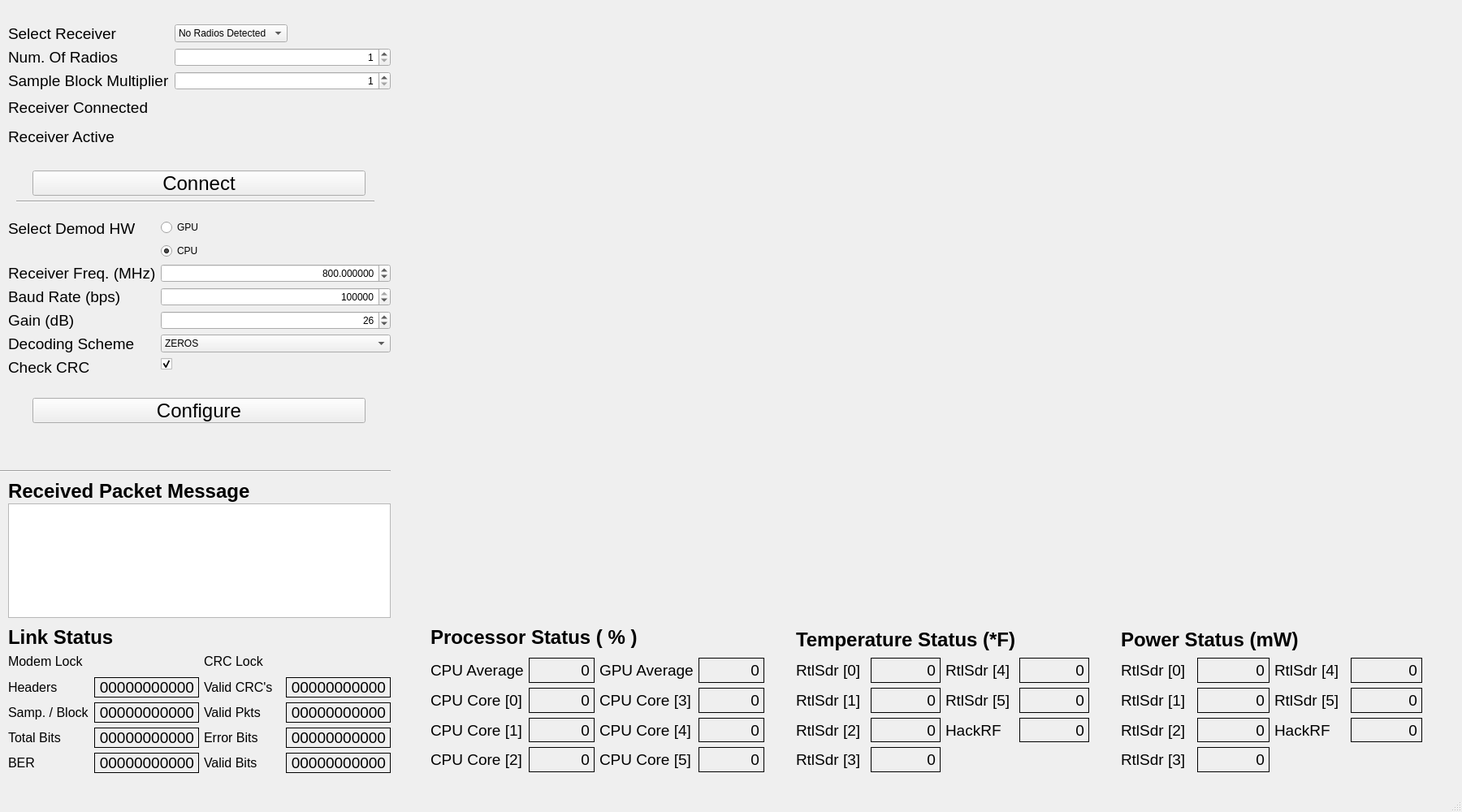
<?xml version="1.0" encoding="UTF-8"?>
<ui version="4.0">
 <class>RtlSdr_Receiver</class>
 <widget class="QMainWindow" name="RtlSdr_Receiver">
  <property name="geometry">
   <rect>
    <x>0</x>
    <y>0</y>
    <width>1800</width>
    <height>1000</height>
   </rect>
  </property>
  <property name="minimumSize">
   <size>
    <width>1800</width>
    <height>1000</height>
   </size>
  </property>
  <property name="maximumSize">
   <size>
    <width>1800</width>
    <height>1000</height>
   </size>
  </property>
  <property name="windowTitle">
   <string>RtlSdr_Receiver</string>
  </property>
  <widget class="QWidget" name="centralwidget">
   <widget class="QCustomPlot" name="m_CustomPlot" native="true">
    <property name="geometry">
     <rect>
      <x>490</x>
      <y>10</y>
      <width>1301</width>
      <height>751</height>
     </rect>
    </property>
    <property name="autoFillBackground">
     <bool>false</bool>
    </property>
   </widget>
   <widget class="QWidget" name="gridLayoutWidget">
    <property name="geometry">
     <rect>
      <x>10</x>
      <y>800</y>
      <width>471</width>
      <height>152</height>
     </rect>
    </property>
    <property name="font">
     <font>
      <pointsize>14</pointsize>
     </font>
    </property>
    <layout class="QGridLayout" name="gridLayout">
     <item row="4" column="3">
      <widget class="QLabel" name="m_good_bits">
       <property name="font">
        <font>
         <pointsize>14</pointsize>
        </font>
       </property>
       <property name="layoutDirection">
        <enum>Qt::RightToLeft</enum>
       </property>
       <property name="frameShape">
        <enum>QFrame::Box</enum>
       </property>
       <property name="text">
        <string>00000000000</string>
       </property>
       <property name="alignment">
        <set>Qt::AlignRight|Qt::AlignTrailing|Qt::AlignVCenter</set>
       </property>
      </widget>
     </item>
     <item row="4" column="1">
      <widget class="QLabel" name="m_ber">
       <property name="font">
        <font>
         <pointsize>14</pointsize>
        </font>
       </property>
       <property name="layoutDirection">
        <enum>Qt::RightToLeft</enum>
       </property>
       <property name="frameShape">
        <enum>QFrame::Box</enum>
       </property>
       <property name="text">
        <string>00000000000</string>
       </property>
       <property name="alignment">
        <set>Qt::AlignRight|Qt::AlignTrailing|Qt::AlignVCenter</set>
       </property>
      </widget>
     </item>
     <item row="1" column="2">
      <widget class="QLabel" name="label_13">
       <property name="font">
        <font>
         <pointsize>12</pointsize>
        </font>
       </property>
       <property name="text">
        <string>Valid CRC's</string>
       </property>
      </widget>
     </item>
     <item row="0" column="2">
      <widget class="QLabel" name="label_14">
       <property name="font">
        <font>
         <pointsize>12</pointsize>
        </font>
       </property>
       <property name="text">
        <string>CRC Lock</string>
       </property>
      </widget>
     </item>
     <item row="1" column="1">
      <widget class="QLabel" name="m_HeadersReceived">
       <property name="font">
        <font>
         <pointsize>14</pointsize>
        </font>
       </property>
       <property name="layoutDirection">
        <enum>Qt::RightToLeft</enum>
       </property>
       <property name="frameShape">
        <enum>QFrame::Box</enum>
       </property>
       <property name="text">
        <string>00000000000</string>
       </property>
       <property name="alignment">
        <set>Qt::AlignRight|Qt::AlignTrailing|Qt::AlignVCenter</set>
       </property>
      </widget>
     </item>
     <item row="0" column="3">
      <widget class="QtLight" name="m_ValidCRC" native="true">
       <property name="minimumSize">
        <size>
         <width>30</width>
         <height>30</height>
        </size>
       </property>
       <property name="maximumSize">
        <size>
         <width>30</width>
         <height>30</height>
        </size>
       </property>
       <property name="font">
        <font>
         <pointsize>14</pointsize>
        </font>
       </property>
       <property name="LightColor" stdset="0">
        <color>
         <red>0</red>
         <green>0</green>
         <blue>0</blue>
        </color>
       </property>
      </widget>
     </item>
     <item row="2" column="1">
      <widget class="QLabel" name="m_actual_samples_per_second">
       <property name="font">
        <font>
         <pointsize>14</pointsize>
        </font>
       </property>
       <property name="frameShape">
        <enum>QFrame::Box</enum>
       </property>
       <property name="text">
        <string>00000000000</string>
       </property>
       <property name="alignment">
        <set>Qt::AlignRight|Qt::AlignTrailing|Qt::AlignVCenter</set>
       </property>
      </widget>
     </item>
     <item row="3" column="2">
      <widget class="QLabel" name="label_18">
       <property name="font">
        <font>
         <pointsize>12</pointsize>
        </font>
       </property>
       <property name="text">
        <string>Error Bits</string>
       </property>
      </widget>
     </item>
     <item row="3" column="1">
      <widget class="QLabel" name="m_actual_bits_per_second">
       <property name="font">
        <font>
         <pointsize>14</pointsize>
        </font>
       </property>
       <property name="frameShape">
        <enum>QFrame::Box</enum>
       </property>
       <property name="text">
        <string>00000000000</string>
       </property>
       <property name="alignment">
        <set>Qt::AlignRight|Qt::AlignTrailing|Qt::AlignVCenter</set>
       </property>
      </widget>
     </item>
     <item row="1" column="0">
      <widget class="QLabel" name="label_12">
       <property name="font">
        <font>
         <pointsize>12</pointsize>
        </font>
       </property>
       <property name="text">
        <string>Headers</string>
       </property>
      </widget>
     </item>
     <item row="2" column="3">
      <widget class="QLabel" name="m_num_pkts_recieved">
       <property name="font">
        <font>
         <pointsize>14</pointsize>
        </font>
       </property>
       <property name="layoutDirection">
        <enum>Qt::RightToLeft</enum>
       </property>
       <property name="frameShape">
        <enum>QFrame::Box</enum>
       </property>
       <property name="text">
        <string>00000000000</string>
       </property>
       <property name="alignment">
        <set>Qt::AlignRight|Qt::AlignTrailing|Qt::AlignVCenter</set>
       </property>
      </widget>
     </item>
     <item row="2" column="2">
      <widget class="QLabel" name="label_11">
       <property name="font">
        <font>
         <pointsize>12</pointsize>
        </font>
       </property>
       <property name="text">
        <string>Valid Pkts</string>
       </property>
      </widget>
     </item>
     <item row="1" column="3">
      <widget class="QLabel" name="m_valid_CRCs">
       <property name="font">
        <font>
         <pointsize>14</pointsize>
        </font>
       </property>
       <property name="layoutDirection">
        <enum>Qt::RightToLeft</enum>
       </property>
       <property name="frameShape">
        <enum>QFrame::Box</enum>
       </property>
       <property name="text">
        <string>00000000000</string>
       </property>
       <property name="alignment">
        <set>Qt::AlignRight|Qt::AlignTrailing|Qt::AlignVCenter</set>
       </property>
      </widget>
     </item>
     <item row="4" column="2">
      <widget class="QLabel" name="label_19">
       <property name="font">
        <font>
         <pointsize>12</pointsize>
        </font>
       </property>
       <property name="text">
        <string>Valid Bits</string>
       </property>
      </widget>
     </item>
     <item row="3" column="3">
      <widget class="QLabel" name="m_invalid_bits">
       <property name="font">
        <font>
         <pointsize>14</pointsize>
        </font>
       </property>
       <property name="layoutDirection">
        <enum>Qt::RightToLeft</enum>
       </property>
       <property name="frameShape">
        <enum>QFrame::Box</enum>
       </property>
       <property name="text">
        <string>00000000000</string>
       </property>
       <property name="alignment">
        <set>Qt::AlignRight|Qt::AlignTrailing|Qt::AlignVCenter</set>
       </property>
      </widget>
     </item>
     <item row="0" column="1">
      <widget class="QtLight" name="m_ModemLock" native="true">
       <property name="minimumSize">
        <size>
         <width>30</width>
         <height>30</height>
        </size>
       </property>
       <property name="maximumSize">
        <size>
         <width>30</width>
         <height>30</height>
        </size>
       </property>
       <property name="font">
        <font>
         <pointsize>14</pointsize>
        </font>
       </property>
       <property name="LightColor" stdset="0">
        <color>
         <red>0</red>
         <green>0</green>
         <blue>0</blue>
        </color>
       </property>
      </widget>
     </item>
     <item row="3" column="0">
      <widget class="QLabel" name="label_10">
       <property name="font">
        <font>
         <pointsize>12</pointsize>
        </font>
       </property>
       <property name="text">
        <string>Total Bits</string>
       </property>
      </widget>
     </item>
     <item row="2" column="0">
      <widget class="QLabel" name="label_15">
       <property name="font">
        <font>
         <pointsize>12</pointsize>
        </font>
       </property>
       <property name="text">
        <string>Samp. / Block</string>
       </property>
      </widget>
     </item>
     <item row="0" column="0">
      <widget class="QLabel" name="label_9">
       <property name="font">
        <font>
         <pointsize>12</pointsize>
        </font>
       </property>
       <property name="text">
        <string>Modem Lock</string>
       </property>
      </widget>
     </item>
     <item row="4" column="0">
      <widget class="QLabel" name="label_20">
       <property name="font">
        <font>
         <pointsize>12</pointsize>
        </font>
       </property>
       <property name="text">
        <string>BER</string>
       </property>
      </widget>
     </item>
    </layout>
   </widget>
   <widget class="QPushButton" name="pushButton">
    <property name="geometry">
     <rect>
      <x>40</x>
      <y>490</y>
      <width>410</width>
      <height>31</height>
     </rect>
    </property>
    <property name="sizePolicy">
     <sizepolicy hsizetype="Minimum" vsizetype="Fixed">
      <horstretch>181</horstretch>
      <verstretch>41</verstretch>
     </sizepolicy>
    </property>
    <property name="minimumSize">
     <size>
      <width>410</width>
      <height>31</height>
     </size>
    </property>
    <property name="maximumSize">
     <size>
      <width>410</width>
      <height>31</height>
     </size>
    </property>
    <property name="font">
     <font>
      <pointsize>18</pointsize>
     </font>
    </property>
    <property name="text">
     <string>Configure</string>
    </property>
   </widget>
   <widget class="QWidget" name="gridLayoutWidget_2">
    <property name="geometry">
     <rect>
      <x>10</x>
      <y>270</y>
      <width>471</width>
      <height>211</height>
     </rect>
    </property>
    <layout class="QFormLayout" name="formLayout">
     <item row="0" column="0">
      <widget class="QLabel" name="label_17">
       <property name="font">
        <font>
         <pointsize>14</pointsize>
        </font>
       </property>
       <property name="text">
        <string>Select Demod HW</string>
       </property>
      </widget>
     </item>
     <item row="0" column="1">
      <widget class="QRadioButton" name="m_rb_GPU">
       <property name="layoutDirection">
        <enum>Qt::LeftToRight</enum>
       </property>
       <property name="text">
        <string>GPU</string>
       </property>
       <property name="checked">
        <bool>false</bool>
       </property>
       <attribute name="buttonGroup">
        <string notr="true">buttonGroup</string>
       </attribute>
      </widget>
     </item>
     <item row="1" column="1">
      <widget class="QRadioButton" name="m_rb_CPU">
       <property name="layoutDirection">
        <enum>Qt::LeftToRight</enum>
       </property>
       <property name="text">
        <string>CPU</string>
       </property>
       <property name="checked">
        <bool>true</bool>
       </property>
       <attribute name="buttonGroup">
        <string notr="true">buttonGroup</string>
       </attribute>
      </widget>
     </item>
     <item row="2" column="0">
      <widget class="QLabel" name="label_3">
       <property name="font">
        <font>
         <pointsize>14</pointsize>
        </font>
       </property>
       <property name="text">
        <string>Receiver Freq. (MHz)</string>
       </property>
      </widget>
     </item>
     <item row="2" column="1">
      <widget class="QDoubleSpinBox" name="m_freq">
       <property name="alignment">
        <set>Qt::AlignRight|Qt::AlignTrailing|Qt::AlignVCenter</set>
       </property>
       <property name="decimals">
        <number>6</number>
       </property>
       <property name="minimum">
        <double>10.000000000000000</double>
       </property>
       <property name="maximum">
        <double>6000.000000000000000</double>
       </property>
       <property name="singleStep">
        <double>0.100000000000000</double>
       </property>
       <property name="value">
        <double>800.000000000000000</double>
       </property>
      </widget>
     </item>
     <item row="3" column="0">
      <widget class="QLabel" name="label_4">
       <property name="font">
        <font>
         <pointsize>14</pointsize>
        </font>
       </property>
       <property name="text">
        <string>Baud Rate (bps)</string>
       </property>
      </widget>
     </item>
     <item row="3" column="1">
      <widget class="QDoubleSpinBox" name="m_bps">
       <property name="alignment">
        <set>Qt::AlignRight|Qt::AlignTrailing|Qt::AlignVCenter</set>
       </property>
       <property name="decimals">
        <number>0</number>
       </property>
       <property name="minimum">
        <double>1.000000000000000</double>
       </property>
       <property name="maximum">
        <double>10000000.000000000000000</double>
       </property>
       <property name="value">
        <double>100000.000000000000000</double>
       </property>
      </widget>
     </item>
     <item row="4" column="0">
      <widget class="QLabel" name="label_5">
       <property name="font">
        <font>
         <pointsize>14</pointsize>
        </font>
       </property>
       <property name="text">
        <string>Gain (dB)</string>
       </property>
      </widget>
     </item>
     <item row="4" column="1">
      <widget class="QDoubleSpinBox" name="m_gain">
       <property name="alignment">
        <set>Qt::AlignRight|Qt::AlignTrailing|Qt::AlignVCenter</set>
       </property>
       <property name="decimals">
        <number>0</number>
       </property>
       <property name="maximum">
        <double>47.000000000000000</double>
       </property>
       <property name="value">
        <double>26.000000000000000</double>
       </property>
      </widget>
     </item>
     <item row="5" column="0">
      <widget class="QLabel" name="label_6">
       <property name="font">
        <font>
         <pointsize>14</pointsize>
        </font>
       </property>
       <property name="text">
        <string>Decoding Scheme</string>
       </property>
      </widget>
     </item>
     <item row="5" column="1">
      <widget class="QComboBox" name="m_decoding_scheme">
       <property name="currentText">
        <string>AM</string>
       </property>
       <item>
        <property name="text">
         <string>ZEROS</string>
        </property>
       </item>
       <item>
        <property name="text">
         <string>ONES</string>
        </property>
       </item>
       <item>
        <property name="text">
         <string>AM</string>
        </property>
       </item>
       <item>
        <property name="text">
         <string>FM</string>
        </property>
       </item>
       <item>
        <property name="text">
         <string>BPSK</string>
        </property>
       </item>
       <item>
        <property name="text">
         <string>QPSK</string>
        </property>
       </item>
      </widget>
     </item>
     <item row="6" column="0">
      <widget class="QLabel" name="label_7">
       <property name="font">
        <font>
         <pointsize>14</pointsize>
        </font>
       </property>
       <property name="text">
        <string>Check CRC</string>
       </property>
      </widget>
     </item>
     <item row="6" column="1">
      <widget class="QCheckBox" name="m_check_crc">
       <property name="layoutDirection">
        <enum>Qt::LeftToRight</enum>
       </property>
       <property name="text">
        <string/>
       </property>
       <property name="checked">
        <bool>true</bool>
       </property>
      </widget>
     </item>
    </layout>
   </widget>
   <widget class="Line" name="line">
    <property name="geometry">
     <rect>
      <x>0</x>
      <y>570</y>
      <width>481</width>
      <height>21</height>
     </rect>
    </property>
    <property name="orientation">
     <enum>Qt::Horizontal</enum>
    </property>
   </widget>
   <widget class="QWidget" name="formLayoutWidget">
    <property name="geometry">
     <rect>
      <x>10</x>
      <y>30</y>
      <width>471</width>
      <height>170</height>
     </rect>
    </property>
    <layout class="QFormLayout" name="formLayout_2">
     <item row="0" column="0">
      <widget class="QLabel" name="label_8">
       <property name="font">
        <font>
         <pointsize>14</pointsize>
        </font>
       </property>
       <property name="layoutDirection">
        <enum>Qt::LeftToRight</enum>
       </property>
       <property name="text">
        <string>Select Receiver</string>
       </property>
      </widget>
     </item>
     <item row="0" column="1">
      <widget class="QComboBox" name="m_radio_list">
       <property name="sizePolicy">
        <sizepolicy hsizetype="Fixed" vsizetype="Fixed">
         <horstretch>0</horstretch>
         <verstretch>0</verstretch>
        </sizepolicy>
       </property>
       <property name="minimumSize">
        <size>
         <width>0</width>
         <height>0</height>
        </size>
       </property>
       <item>
        <property name="text">
         <string>No Radios Detected</string>
        </property>
       </item>
      </widget>
     </item>
     <item row="2" column="0">
      <widget class="QLabel" name="label_16">
       <property name="font">
        <font>
         <pointsize>14</pointsize>
        </font>
       </property>
       <property name="layoutDirection">
        <enum>Qt::LeftToRight</enum>
       </property>
       <property name="text">
        <string>Sample Block Multiplier</string>
       </property>
      </widget>
     </item>
     <item row="2" column="1">
      <widget class="QDoubleSpinBox" name="m_sample_block_multiplier">
       <property name="alignment">
        <set>Qt::AlignRight|Qt::AlignTrailing|Qt::AlignVCenter</set>
       </property>
       <property name="decimals">
        <number>0</number>
       </property>
       <property name="minimum">
        <double>1.000000000000000</double>
       </property>
       <property name="maximum">
        <double>100.000000000000000</double>
       </property>
       <property name="value">
        <double>1.000000000000000</double>
       </property>
      </widget>
     </item>
     <item row="3" column="1">
      <widget class="QtLight" name="m_ReceiverConnected" native="true">
       <property name="minimumSize">
        <size>
         <width>30</width>
         <height>30</height>
        </size>
       </property>
       <property name="maximumSize">
        <size>
         <width>30</width>
         <height>30</height>
        </size>
       </property>
       <property name="LightColor" stdset="0">
        <color>
         <red>0</red>
         <green>0</green>
         <blue>0</blue>
        </color>
       </property>
      </widget>
     </item>
     <item row="3" column="0">
      <widget class="QLabel" name="label_2">
       <property name="font">
        <font>
         <pointsize>14</pointsize>
        </font>
       </property>
       <property name="layoutDirection">
        <enum>Qt::LeftToRight</enum>
       </property>
       <property name="text">
        <string>Receiver Connected</string>
       </property>
      </widget>
     </item>
     <item row="4" column="1">
      <widget class="QtLight" name="m_ReceiverActive" native="true">
       <property name="minimumSize">
        <size>
         <width>30</width>
         <height>30</height>
        </size>
       </property>
       <property name="maximumSize">
        <size>
         <width>30</width>
         <height>30</height>
        </size>
       </property>
       <property name="LightColor" stdset="0">
        <color>
         <red>0</red>
         <green>0</green>
         <blue>0</blue>
        </color>
       </property>
      </widget>
     </item>
     <item row="4" column="0">
      <widget class="QLabel" name="label_48">
       <property name="font">
        <font>
         <pointsize>14</pointsize>
        </font>
       </property>
       <property name="layoutDirection">
        <enum>Qt::LeftToRight</enum>
       </property>
       <property name="text">
        <string>Receiver Active</string>
       </property>
      </widget>
     </item>
     <item row="1" column="1">
      <widget class="QDoubleSpinBox" name="m_num_radios_to_activate">
       <property name="alignment">
        <set>Qt::AlignRight|Qt::AlignTrailing|Qt::AlignVCenter</set>
       </property>
       <property name="decimals">
        <number>0</number>
       </property>
       <property name="minimum">
        <double>1.000000000000000</double>
       </property>
       <property name="maximum">
        <double>100.000000000000000</double>
       </property>
       <property name="value">
        <double>1.000000000000000</double>
       </property>
      </widget>
     </item>
     <item row="1" column="0">
      <widget class="QLabel" name="label_49">
       <property name="font">
        <font>
         <pointsize>14</pointsize>
        </font>
       </property>
       <property name="layoutDirection">
        <enum>Qt::LeftToRight</enum>
       </property>
       <property name="text">
        <string>Num. Of Radios</string>
       </property>
      </widget>
     </item>
    </layout>
   </widget>
   <widget class="Line" name="line_2">
    <property name="geometry">
     <rect>
      <x>20</x>
      <y>240</y>
      <width>441</width>
      <height>16</height>
     </rect>
    </property>
    <property name="orientation">
     <enum>Qt::Horizontal</enum>
    </property>
   </widget>
   <widget class="QPushButton" name="pushButton_2">
    <property name="geometry">
     <rect>
      <x>40</x>
      <y>210</y>
      <width>410</width>
      <height>31</height>
     </rect>
    </property>
    <property name="sizePolicy">
     <sizepolicy hsizetype="Minimum" vsizetype="Fixed">
      <horstretch>181</horstretch>
      <verstretch>41</verstretch>
     </sizepolicy>
    </property>
    <property name="minimumSize">
     <size>
      <width>410</width>
      <height>31</height>
     </size>
    </property>
    <property name="maximumSize">
     <size>
      <width>410</width>
      <height>31</height>
     </size>
    </property>
    <property name="font">
     <font>
      <pointsize>18</pointsize>
     </font>
    </property>
    <property name="text">
     <string>Connect</string>
    </property>
   </widget>
   <widget class="QPlainTextEdit" name="m_data_msg">
    <property name="geometry">
     <rect>
      <x>10</x>
      <y>620</y>
      <width>471</width>
      <height>141</height>
     </rect>
    </property>
    <property name="verticalScrollBarPolicy">
     <enum>Qt::ScrollBarAsNeeded</enum>
    </property>
    <property name="horizontalScrollBarPolicy">
     <enum>Qt::ScrollBarAsNeeded</enum>
    </property>
    <property name="readOnly">
     <bool>true</bool>
    </property>
   </widget>
   <widget class="QWidget" name="gridLayoutWidget_4">
    <property name="geometry">
     <rect>
      <x>530</x>
      <y>810</y>
      <width>411</width>
      <height>141</height>
     </rect>
    </property>
    <property name="font">
     <font>
      <pointsize>14</pointsize>
     </font>
    </property>
    <layout class="QGridLayout" name="gridLayout_3">
     <item row="1" column="1">
      <widget class="QLabel" name="m_core_0">
       <property name="font">
        <font>
         <pointsize>14</pointsize>
        </font>
       </property>
       <property name="layoutDirection">
        <enum>Qt::RightToLeft</enum>
       </property>
       <property name="frameShape">
        <enum>QFrame::Box</enum>
       </property>
       <property name="text">
        <string>0</string>
       </property>
       <property name="alignment">
        <set>Qt::AlignRight|Qt::AlignTrailing|Qt::AlignVCenter</set>
       </property>
      </widget>
     </item>
     <item row="2" column="1">
      <widget class="QLabel" name="m_core_1">
       <property name="font">
        <font>
         <pointsize>14</pointsize>
        </font>
       </property>
       <property name="frameShape">
        <enum>QFrame::Box</enum>
       </property>
       <property name="text">
        <string>0</string>
       </property>
       <property name="alignment">
        <set>Qt::AlignRight|Qt::AlignTrailing|Qt::AlignVCenter</set>
       </property>
      </widget>
     </item>
     <item row="3" column="1">
      <widget class="QLabel" name="m_core_2">
       <property name="font">
        <font>
         <pointsize>14</pointsize>
        </font>
       </property>
       <property name="frameShape">
        <enum>QFrame::Box</enum>
       </property>
       <property name="text">
        <string>0</string>
       </property>
       <property name="alignment">
        <set>Qt::AlignRight|Qt::AlignTrailing|Qt::AlignVCenter</set>
       </property>
      </widget>
     </item>
     <item row="1" column="0">
      <widget class="QLabel" name="label_28">
       <property name="font">
        <font>
         <pointsize>14</pointsize>
        </font>
       </property>
       <property name="text">
        <string>CPU Core [0]</string>
       </property>
      </widget>
     </item>
     <item row="2" column="0">
      <widget class="QLabel" name="label_24">
       <property name="font">
        <font>
         <pointsize>14</pointsize>
        </font>
       </property>
       <property name="text">
        <string>CPU Core [1]</string>
       </property>
      </widget>
     </item>
     <item row="0" column="2">
      <widget class="QLabel" name="label_32">
       <property name="font">
        <font>
         <pointsize>14</pointsize>
        </font>
       </property>
       <property name="text">
        <string>GPU Average</string>
       </property>
      </widget>
     </item>
     <item row="2" column="2">
      <widget class="QLabel" name="label_33">
       <property name="font">
        <font>
         <pointsize>14</pointsize>
        </font>
       </property>
       <property name="text">
        <string>CPU Core [4]</string>
       </property>
      </widget>
     </item>
     <item row="0" column="0">
      <widget class="QLabel" name="label_25">
       <property name="font">
        <font>
         <pointsize>14</pointsize>
        </font>
       </property>
       <property name="text">
        <string>CPU Average</string>
       </property>
      </widget>
     </item>
     <item row="1" column="3">
      <widget class="QLabel" name="m_core_3">
       <property name="font">
        <font>
         <pointsize>14</pointsize>
        </font>
       </property>
       <property name="layoutDirection">
        <enum>Qt::RightToLeft</enum>
       </property>
       <property name="frameShape">
        <enum>QFrame::Box</enum>
       </property>
       <property name="text">
        <string>0</string>
       </property>
       <property name="alignment">
        <set>Qt::AlignRight|Qt::AlignTrailing|Qt::AlignVCenter</set>
       </property>
      </widget>
     </item>
     <item row="2" column="3">
      <widget class="QLabel" name="m_core_4">
       <property name="font">
        <font>
         <pointsize>14</pointsize>
        </font>
       </property>
       <property name="layoutDirection">
        <enum>Qt::RightToLeft</enum>
       </property>
       <property name="frameShape">
        <enum>QFrame::Box</enum>
       </property>
       <property name="text">
        <string>0</string>
       </property>
       <property name="alignment">
        <set>Qt::AlignRight|Qt::AlignTrailing|Qt::AlignVCenter</set>
       </property>
      </widget>
     </item>
     <item row="3" column="0">
      <widget class="QLabel" name="label_34">
       <property name="font">
        <font>
         <pointsize>14</pointsize>
        </font>
       </property>
       <property name="text">
        <string>CPU Core [2]</string>
       </property>
      </widget>
     </item>
     <item row="1" column="2">
      <widget class="QLabel" name="label_35">
       <property name="font">
        <font>
         <pointsize>14</pointsize>
        </font>
       </property>
       <property name="text">
        <string>CPU Core [3]</string>
       </property>
      </widget>
     </item>
     <item row="0" column="1">
      <widget class="QLabel" name="m_cpu_average">
       <property name="font">
        <font>
         <pointsize>14</pointsize>
        </font>
       </property>
       <property name="layoutDirection">
        <enum>Qt::RightToLeft</enum>
       </property>
       <property name="frameShape">
        <enum>QFrame::Box</enum>
       </property>
       <property name="text">
        <string>0</string>
       </property>
       <property name="alignment">
        <set>Qt::AlignRight|Qt::AlignTrailing|Qt::AlignVCenter</set>
       </property>
      </widget>
     </item>
     <item row="0" column="3">
      <widget class="QLabel" name="m_gpu_average">
       <property name="font">
        <font>
         <pointsize>14</pointsize>
        </font>
       </property>
       <property name="layoutDirection">
        <enum>Qt::RightToLeft</enum>
       </property>
       <property name="frameShape">
        <enum>QFrame::Box</enum>
       </property>
       <property name="text">
        <string>0</string>
       </property>
       <property name="alignment">
        <set>Qt::AlignRight|Qt::AlignTrailing|Qt::AlignVCenter</set>
       </property>
      </widget>
     </item>
     <item row="3" column="2">
      <widget class="QLabel" name="label_36">
       <property name="font">
        <font>
         <pointsize>14</pointsize>
        </font>
       </property>
       <property name="text">
        <string>CPU Core [5]</string>
       </property>
      </widget>
     </item>
     <item row="3" column="3">
      <widget class="QLabel" name="m_core_5">
       <property name="font">
        <font>
         <pointsize>14</pointsize>
        </font>
       </property>
       <property name="layoutDirection">
        <enum>Qt::RightToLeft</enum>
       </property>
       <property name="frameShape">
        <enum>QFrame::Box</enum>
       </property>
       <property name="text">
        <string>0</string>
       </property>
       <property name="alignment">
        <set>Qt::AlignRight|Qt::AlignTrailing|Qt::AlignVCenter</set>
       </property>
      </widget>
     </item>
    </layout>
   </widget>
   <widget class="QLabel" name="label">
    <property name="geometry">
     <rect>
      <x>10</x>
      <y>770</y>
      <width>151</width>
      <height>31</height>
     </rect>
    </property>
    <property name="text">
     <string>&lt;html&gt;&lt;head/&gt;&lt;body&gt;&lt;p&gt;&lt;span style=&quot; font-size:18pt; font-weight:600;&quot;&gt;Link Status&lt;/span&gt;&lt;/p&gt;&lt;/body&gt;&lt;/html&gt;</string>
    </property>
   </widget>
   <widget class="QLabel" name="label_37">
    <property name="geometry">
     <rect>
      <x>980</x>
      <y>773</y>
      <width>291</width>
      <height>31</height>
     </rect>
    </property>
    <property name="text">
     <string>&lt;html&gt;&lt;head/&gt;&lt;body&gt;&lt;p&gt;&lt;span style=&quot; font-size:18pt; font-weight:600;&quot;&gt;Temperature Status (*F)&lt;/span&gt;&lt;/p&gt;&lt;/body&gt;&lt;/html&gt;</string>
    </property>
   </widget>
   <widget class="QWidget" name="gridLayoutWidget_3">
    <property name="geometry">
     <rect>
      <x>980</x>
      <y>810</y>
      <width>361</width>
      <height>141</height>
     </rect>
    </property>
    <property name="font">
     <font>
      <pointsize>14</pointsize>
     </font>
    </property>
    <layout class="QGridLayout" name="gridLayout_2">
     <item row="1" column="1">
      <widget class="QLabel" name="m_temp_rtlsdr_1">
       <property name="font">
        <font>
         <pointsize>14</pointsize>
        </font>
       </property>
       <property name="layoutDirection">
        <enum>Qt::RightToLeft</enum>
       </property>
       <property name="frameShape">
        <enum>QFrame::Box</enum>
       </property>
       <property name="text">
        <string>0</string>
       </property>
       <property name="alignment">
        <set>Qt::AlignRight|Qt::AlignTrailing|Qt::AlignVCenter</set>
       </property>
      </widget>
     </item>
     <item row="2" column="1">
      <widget class="QLabel" name="m_temp_rtlsdr_2">
       <property name="font">
        <font>
         <pointsize>14</pointsize>
        </font>
       </property>
       <property name="frameShape">
        <enum>QFrame::Box</enum>
       </property>
       <property name="text">
        <string>0</string>
       </property>
       <property name="alignment">
        <set>Qt::AlignRight|Qt::AlignTrailing|Qt::AlignVCenter</set>
       </property>
      </widget>
     </item>
     <item row="3" column="1">
      <widget class="QLabel" name="m_temp_rtlsdr_3">
       <property name="font">
        <font>
         <pointsize>14</pointsize>
        </font>
       </property>
       <property name="frameShape">
        <enum>QFrame::Box</enum>
       </property>
       <property name="text">
        <string>0</string>
       </property>
       <property name="alignment">
        <set>Qt::AlignRight|Qt::AlignTrailing|Qt::AlignVCenter</set>
       </property>
      </widget>
     </item>
     <item row="1" column="0">
      <widget class="QLabel" name="label_26">
       <property name="font">
        <font>
         <pointsize>14</pointsize>
        </font>
       </property>
       <property name="text">
        <string>RtlSdr [1]</string>
       </property>
      </widget>
     </item>
     <item row="2" column="0">
      <widget class="QLabel" name="label_22">
       <property name="font">
        <font>
         <pointsize>14</pointsize>
        </font>
       </property>
       <property name="text">
        <string>RtlSdr [2]</string>
       </property>
      </widget>
     </item>
     <item row="0" column="2">
      <widget class="QLabel" name="label_31">
       <property name="font">
        <font>
         <pointsize>14</pointsize>
        </font>
       </property>
       <property name="text">
        <string>RtlSdr [4]</string>
       </property>
      </widget>
     </item>
     <item row="2" column="2">
      <widget class="QLabel" name="label_27">
       <property name="font">
        <font>
         <pointsize>14</pointsize>
        </font>
       </property>
       <property name="text">
        <string>HackRF</string>
       </property>
      </widget>
     </item>
     <item row="0" column="0">
      <widget class="QLabel" name="label_23">
       <property name="font">
        <font>
         <pointsize>14</pointsize>
        </font>
       </property>
       <property name="text">
        <string>RtlSdr [0]</string>
       </property>
      </widget>
     </item>
     <item row="1" column="3">
      <widget class="QLabel" name="m_temp_rtlsdr_5">
       <property name="font">
        <font>
         <pointsize>14</pointsize>
        </font>
       </property>
       <property name="layoutDirection">
        <enum>Qt::RightToLeft</enum>
       </property>
       <property name="frameShape">
        <enum>QFrame::Box</enum>
       </property>
       <property name="text">
        <string>0</string>
       </property>
       <property name="alignment">
        <set>Qt::AlignRight|Qt::AlignTrailing|Qt::AlignVCenter</set>
       </property>
      </widget>
     </item>
     <item row="2" column="3">
      <widget class="QLabel" name="m_temp_hackrf">
       <property name="font">
        <font>
         <pointsize>14</pointsize>
        </font>
       </property>
       <property name="layoutDirection">
        <enum>Qt::RightToLeft</enum>
       </property>
       <property name="frameShape">
        <enum>QFrame::Box</enum>
       </property>
       <property name="text">
        <string>0</string>
       </property>
       <property name="alignment">
        <set>Qt::AlignRight|Qt::AlignTrailing|Qt::AlignVCenter</set>
       </property>
      </widget>
     </item>
     <item row="3" column="0">
      <widget class="QLabel" name="label_29">
       <property name="font">
        <font>
         <pointsize>14</pointsize>
        </font>
       </property>
       <property name="text">
        <string>RtlSdr [3]</string>
       </property>
      </widget>
     </item>
     <item row="1" column="2">
      <widget class="QLabel" name="label_30">
       <property name="font">
        <font>
         <pointsize>14</pointsize>
        </font>
       </property>
       <property name="text">
        <string>RtlSdr [5]</string>
       </property>
      </widget>
     </item>
     <item row="0" column="1">
      <widget class="QLabel" name="m_temp_rtlsdr_0">
       <property name="font">
        <font>
         <pointsize>14</pointsize>
        </font>
       </property>
       <property name="layoutDirection">
        <enum>Qt::RightToLeft</enum>
       </property>
       <property name="frameShape">
        <enum>QFrame::Box</enum>
       </property>
       <property name="text">
        <string>0</string>
       </property>
       <property name="alignment">
        <set>Qt::AlignRight|Qt::AlignTrailing|Qt::AlignVCenter</set>
       </property>
      </widget>
     </item>
     <item row="0" column="3">
      <widget class="QLabel" name="m_temp_rtlsdr_4">
       <property name="font">
        <font>
         <pointsize>14</pointsize>
        </font>
       </property>
       <property name="layoutDirection">
        <enum>Qt::RightToLeft</enum>
       </property>
       <property name="frameShape">
        <enum>QFrame::Box</enum>
       </property>
       <property name="text">
        <string>0</string>
       </property>
       <property name="alignment">
        <set>Qt::AlignRight|Qt::AlignTrailing|Qt::AlignVCenter</set>
       </property>
      </widget>
     </item>
    </layout>
   </widget>
   <widget class="QLabel" name="label_38">
    <property name="geometry">
     <rect>
      <x>1380</x>
      <y>773</y>
      <width>241</width>
      <height>31</height>
     </rect>
    </property>
    <property name="text">
     <string>&lt;html&gt;&lt;head/&gt;&lt;body&gt;&lt;p&gt;&lt;span style=&quot; font-size:18pt; font-weight:600;&quot;&gt;Power Status (mW)&lt;/span&gt;&lt;/p&gt;&lt;/body&gt;&lt;/html&gt;</string>
    </property>
   </widget>
   <widget class="QWidget" name="gridLayoutWidget_5">
    <property name="geometry">
     <rect>
      <x>1380</x>
      <y>810</y>
      <width>371</width>
      <height>141</height>
     </rect>
    </property>
    <property name="font">
     <font>
      <pointsize>14</pointsize>
     </font>
    </property>
    <layout class="QGridLayout" name="gridLayout_4">
     <item row="1" column="1">
      <widget class="QLabel" name="m_power_rtlsdr_1">
       <property name="font">
        <font>
         <pointsize>14</pointsize>
        </font>
       </property>
       <property name="layoutDirection">
        <enum>Qt::RightToLeft</enum>
       </property>
       <property name="frameShape">
        <enum>QFrame::Box</enum>
       </property>
       <property name="text">
        <string>0</string>
       </property>
       <property name="alignment">
        <set>Qt::AlignRight|Qt::AlignTrailing|Qt::AlignVCenter</set>
       </property>
      </widget>
     </item>
     <item row="2" column="1">
      <widget class="QLabel" name="m_power_rtlsdr_2">
       <property name="font">
        <font>
         <pointsize>14</pointsize>
        </font>
       </property>
       <property name="frameShape">
        <enum>QFrame::Box</enum>
       </property>
       <property name="text">
        <string>0</string>
       </property>
       <property name="alignment">
        <set>Qt::AlignRight|Qt::AlignTrailing|Qt::AlignVCenter</set>
       </property>
      </widget>
     </item>
     <item row="3" column="1">
      <widget class="QLabel" name="m_power_rtlsdr_3">
       <property name="font">
        <font>
         <pointsize>14</pointsize>
        </font>
       </property>
       <property name="frameShape">
        <enum>QFrame::Box</enum>
       </property>
       <property name="text">
        <string>0</string>
       </property>
       <property name="alignment">
        <set>Qt::AlignRight|Qt::AlignTrailing|Qt::AlignVCenter</set>
       </property>
      </widget>
     </item>
     <item row="1" column="0">
      <widget class="QLabel" name="label_39">
       <property name="font">
        <font>
         <pointsize>14</pointsize>
        </font>
       </property>
       <property name="text">
        <string>RtlSdr [1]</string>
       </property>
      </widget>
     </item>
     <item row="2" column="0">
      <widget class="QLabel" name="label_40">
       <property name="font">
        <font>
         <pointsize>14</pointsize>
        </font>
       </property>
       <property name="text">
        <string>RtlSdr [2]</string>
       </property>
      </widget>
     </item>
     <item row="0" column="2">
      <widget class="QLabel" name="label_41">
       <property name="font">
        <font>
         <pointsize>14</pointsize>
        </font>
       </property>
       <property name="text">
        <string>RtlSdr [4]</string>
       </property>
      </widget>
     </item>
     <item row="2" column="2">
      <widget class="QLabel" name="label_42">
       <property name="font">
        <font>
         <pointsize>14</pointsize>
        </font>
       </property>
       <property name="text">
        <string>HackRF</string>
       </property>
      </widget>
     </item>
     <item row="0" column="0">
      <widget class="QLabel" name="label_43">
       <property name="font">
        <font>
         <pointsize>14</pointsize>
        </font>
       </property>
       <property name="text">
        <string>RtlSdr [0]</string>
       </property>
      </widget>
     </item>
     <item row="1" column="3">
      <widget class="QLabel" name="m_power_rtlsdr_5">
       <property name="font">
        <font>
         <pointsize>14</pointsize>
        </font>
       </property>
       <property name="layoutDirection">
        <enum>Qt::RightToLeft</enum>
       </property>
       <property name="frameShape">
        <enum>QFrame::Box</enum>
       </property>
       <property name="text">
        <string>0</string>
       </property>
       <property name="alignment">
        <set>Qt::AlignRight|Qt::AlignTrailing|Qt::AlignVCenter</set>
       </property>
      </widget>
     </item>
     <item row="2" column="3">
      <widget class="QLabel" name="m_power_hackrf">
       <property name="font">
        <font>
         <pointsize>14</pointsize>
        </font>
       </property>
       <property name="layoutDirection">
        <enum>Qt::RightToLeft</enum>
       </property>
       <property name="frameShape">
        <enum>QFrame::Box</enum>
       </property>
       <property name="text">
        <string>0</string>
       </property>
       <property name="alignment">
        <set>Qt::AlignRight|Qt::AlignTrailing|Qt::AlignVCenter</set>
       </property>
      </widget>
     </item>
     <item row="3" column="0">
      <widget class="QLabel" name="label_44">
       <property name="font">
        <font>
         <pointsize>14</pointsize>
        </font>
       </property>
       <property name="text">
        <string>RtlSdr [3]</string>
       </property>
      </widget>
     </item>
     <item row="1" column="2">
      <widget class="QLabel" name="label_45">
       <property name="font">
        <font>
         <pointsize>14</pointsize>
        </font>
       </property>
       <property name="text">
        <string>RtlSdr [5]</string>
       </property>
      </widget>
     </item>
     <item row="0" column="1">
      <widget class="QLabel" name="m_power_rtlsdr_0">
       <property name="font">
        <font>
         <pointsize>14</pointsize>
        </font>
       </property>
       <property name="layoutDirection">
        <enum>Qt::RightToLeft</enum>
       </property>
       <property name="frameShape">
        <enum>QFrame::Box</enum>
       </property>
       <property name="text">
        <string>0</string>
       </property>
       <property name="alignment">
        <set>Qt::AlignRight|Qt::AlignTrailing|Qt::AlignVCenter</set>
       </property>
      </widget>
     </item>
     <item row="0" column="3">
      <widget class="QLabel" name="m_power_rtlsdr_4">
       <property name="font">
        <font>
         <pointsize>14</pointsize>
        </font>
       </property>
       <property name="layoutDirection">
        <enum>Qt::RightToLeft</enum>
       </property>
       <property name="frameShape">
        <enum>QFrame::Box</enum>
       </property>
       <property name="text">
        <string>0</string>
       </property>
       <property name="alignment">
        <set>Qt::AlignRight|Qt::AlignTrailing|Qt::AlignVCenter</set>
       </property>
      </widget>
     </item>
    </layout>
   </widget>
   <widget class="QLabel" name="label_46">
    <property name="geometry">
     <rect>
      <x>530</x>
      <y>770</y>
      <width>261</width>
      <height>31</height>
     </rect>
    </property>
    <property name="text">
     <string>&lt;html&gt;&lt;head/&gt;&lt;body&gt;&lt;p&gt;&lt;span style=&quot; font-size:18pt; font-weight:600;&quot;&gt;Processor Status ( % )&lt;/span&gt;&lt;/p&gt;&lt;/body&gt;&lt;/html&gt;</string>
    </property>
   </widget>
   <widget class="QLabel" name="label_47">
    <property name="geometry">
     <rect>
      <x>10</x>
      <y>590</y>
      <width>341</width>
      <height>31</height>
     </rect>
    </property>
    <property name="text">
     <string>&lt;html&gt;&lt;head/&gt;&lt;body&gt;&lt;p&gt;&lt;span style=&quot; font-size:18pt; font-weight:600;&quot;&gt;Received Packet Message&lt;/span&gt;&lt;/p&gt;&lt;/body&gt;&lt;/html&gt;</string>
    </property>
   </widget>
  </widget>
  <widget class="QMenuBar" name="menubar">
   <property name="geometry">
    <rect>
     <x>0</x>
     <y>0</y>
     <width>1800</width>
     <height>22</height>
    </rect>
   </property>
  </widget>
  <widget class="QStatusBar" name="statusbar"/>
 </widget>
 <customwidgets>
  <customwidget>
   <class>QtLight</class>
   <extends>QWidget</extends>
   <header>qtlight.h</header>
   <container>1</container>
  </customwidget>
  <customwidget>
   <class>QCustomPlot</class>
   <extends>QWidget</extends>
   <header>qcustomplot.h</header>
   <container>1</container>
  </customwidget>
 </customwidgets>
 <resources/>
 <connections/>
 <buttongroups>
  <buttongroup name="buttonGroup"/>
 </buttongroups>
</ui>
